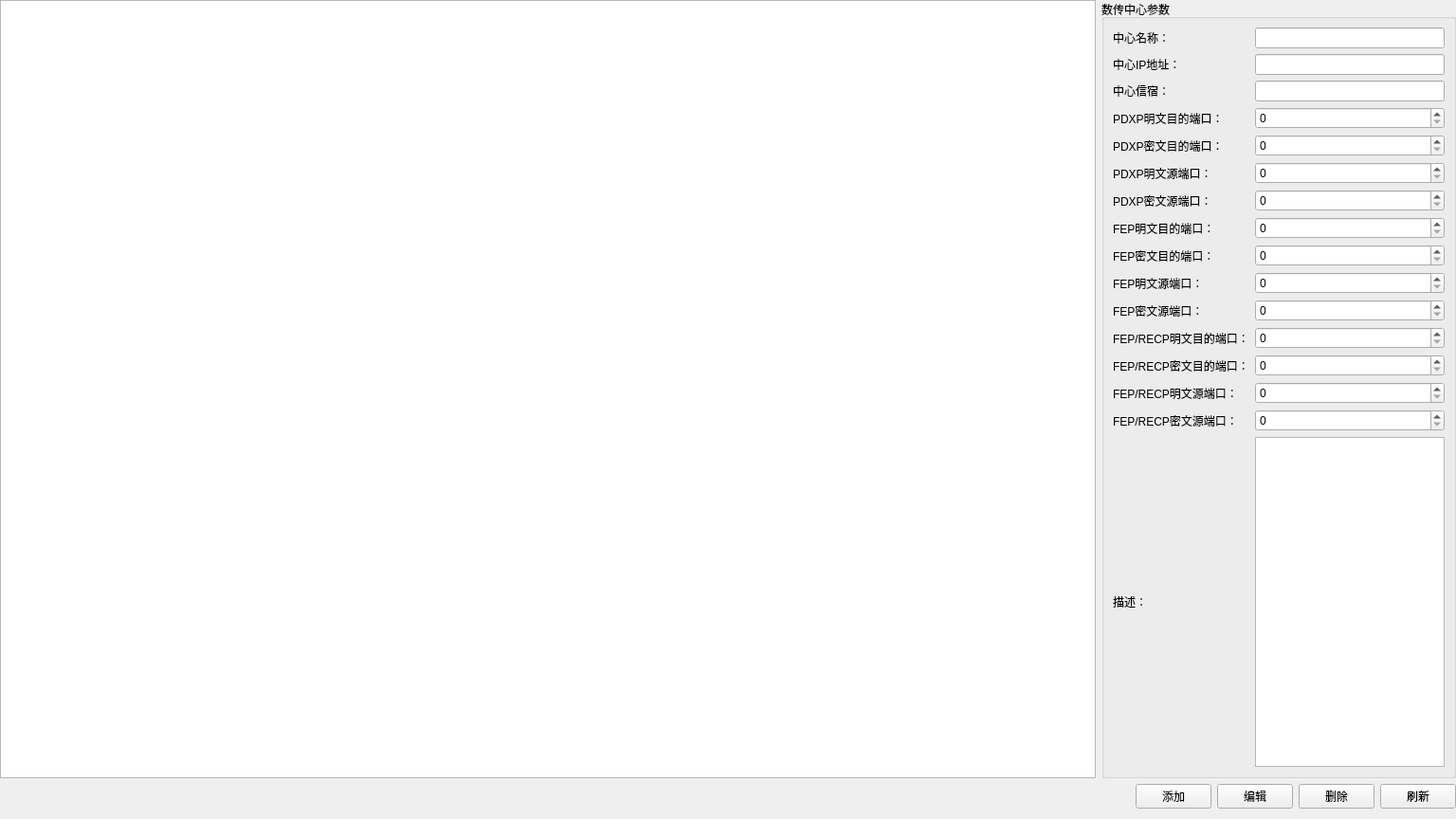
<?xml version="1.0" encoding="UTF-8"?>
<ui version="4.0">
 <class>DataTransmissionCenter</class>
 <widget class="QWidget" name="DataTransmissionCenter">
  <property name="geometry">
   <rect>
    <x>0</x>
    <y>0</y>
    <width>1536</width>
    <height>864</height>
   </rect>
  </property>
  <property name="windowTitle">
   <string>Form</string>
  </property>
  <layout class="QVBoxLayout" name="verticalLayout">
   <property name="leftMargin">
    <number>0</number>
   </property>
   <property name="topMargin">
    <number>0</number>
   </property>
   <property name="rightMargin">
    <number>0</number>
   </property>
   <item>
    <layout class="QHBoxLayout" name="horizontalLayout_2" stretch="1,0">
     <item>
      <widget class="QTableView" name="tableView"/>
     </item>
     <item>
      <widget class="QGroupBox" name="groupBox">
       <property name="title">
        <string>数传中心参数</string>
       </property>
       <layout class="QGridLayout" name="gridLayout">
        <item row="0" column="0">
         <widget class="QLabel" name="label">
          <property name="text">
           <string>中心名称：</string>
          </property>
         </widget>
        </item>
        <item row="1" column="0">
         <widget class="QLabel" name="label_2">
          <property name="text">
           <string>中心IP地址：</string>
          </property>
         </widget>
        </item>
        <item row="2" column="0">
         <widget class="QLabel" name="label_3">
          <property name="text">
           <string>中心信宿：</string>
          </property>
         </widget>
        </item>
        <item row="3" column="0">
         <widget class="QLabel" name="label_4">
          <property name="text">
           <string>PDXP明文目的端口：</string>
          </property>
         </widget>
        </item>
        <item row="4" column="0">
         <widget class="QLabel" name="label_5">
          <property name="text">
           <string>PDXP密文目的端口：</string>
          </property>
         </widget>
        </item>
        <item row="5" column="0">
         <widget class="QLabel" name="label_6">
          <property name="text">
           <string>PDXP明文源端口：</string>
          </property>
         </widget>
        </item>
        <item row="6" column="0">
         <widget class="QLabel" name="label_7">
          <property name="text">
           <string>PDXP密文源端口：</string>
          </property>
         </widget>
        </item>
        <item row="7" column="0">
         <widget class="QLabel" name="label_8">
          <property name="text">
           <string>FEP明文目的端口：</string>
          </property>
         </widget>
        </item>
        <item row="8" column="0">
         <widget class="QLabel" name="label_9">
          <property name="text">
           <string>FEP密文目的端口：</string>
          </property>
         </widget>
        </item>
        <item row="9" column="0">
         <widget class="QLabel" name="label_10">
          <property name="text">
           <string>FEP明文源端口：</string>
          </property>
         </widget>
        </item>
        <item row="10" column="0">
         <widget class="QLabel" name="label_11">
          <property name="text">
           <string>FEP密文源端口：</string>
          </property>
         </widget>
        </item>
        <item row="11" column="0">
         <widget class="QLabel" name="label_12">
          <property name="text">
           <string>FEP/RECP明文目的端口：</string>
          </property>
         </widget>
        </item>
        <item row="12" column="0">
         <widget class="QLabel" name="label_13">
          <property name="text">
           <string>FEP/RECP密文目的端口：</string>
          </property>
         </widget>
        </item>
        <item row="13" column="0">
         <widget class="QLabel" name="label_14">
          <property name="text">
           <string>FEP/RECP明文源端口：</string>
          </property>
         </widget>
        </item>
        <item row="14" column="0">
         <widget class="QLabel" name="label_15">
          <property name="text">
           <string>FEP/RECP密文源端口：</string>
          </property>
         </widget>
        </item>
        <item row="15" column="0">
         <widget class="QLabel" name="label_16">
          <property name="text">
           <string>描述：</string>
          </property>
         </widget>
        </item>
        <item row="0" column="1">
         <widget class="QLineEdit" name="centerName"/>
        </item>
        <item row="6" column="1">
         <widget class="QSpinBox" name="ciphertextSrcPortPDXP"/>
        </item>
        <item row="9" column="1">
         <widget class="QSpinBox" name="plaintextSrcPortFep"/>
        </item>
        <item row="1" column="1">
         <widget class="QLineEdit" name="centerIP"/>
        </item>
        <item row="12" column="1">
         <widget class="QSpinBox" name="ciphertextDestPortFepRECP"/>
        </item>
        <item row="2" column="1">
         <widget class="QLineEdit" name="centerXS"/>
        </item>
        <item row="3" column="1">
         <widget class="QSpinBox" name="plaintextDestPortPDXP"/>
        </item>
        <item row="11" column="1">
         <widget class="QSpinBox" name="plaintextDestPortFepRECP"/>
        </item>
        <item row="4" column="1">
         <widget class="QSpinBox" name="ciphertextDestPortPDXP"/>
        </item>
        <item row="7" column="1">
         <widget class="QSpinBox" name="plaintextDestPortFep"/>
        </item>
        <item row="10" column="1">
         <widget class="QSpinBox" name="ciphertextSrcPortFep"/>
        </item>
        <item row="8" column="1">
         <widget class="QSpinBox" name="ciphertextDestPortFep"/>
        </item>
        <item row="5" column="1">
         <widget class="QSpinBox" name="plaintextSrcPortPDXP"/>
        </item>
        <item row="13" column="1">
         <widget class="QSpinBox" name="plaintextSrcPortFepRECP"/>
        </item>
        <item row="14" column="1">
         <widget class="QSpinBox" name="ciphertextSrcPortFepRECP"/>
        </item>
        <item row="15" column="1">
         <widget class="QTextEdit" name="desc">
          <property name="maximumSize">
           <size>
            <width>200</width>
            <height>16777215</height>
           </size>
          </property>
         </widget>
        </item>
       </layout>
      </widget>
     </item>
    </layout>
   </item>
   <item>
    <layout class="QHBoxLayout" name="horizontalLayout">
     <item>
      <spacer name="horizontalSpacer">
       <property name="orientation">
        <enum>Qt::Horizontal</enum>
       </property>
       <property name="sizeHint" stdset="0">
        <size>
         <width>40</width>
         <height>20</height>
        </size>
       </property>
      </spacer>
     </item>
     <item>
      <widget class="QPushButton" name="addBtn">
       <property name="text">
        <string>添加</string>
       </property>
      </widget>
     </item>
     <item>
      <widget class="QPushButton" name="editBtn">
       <property name="text">
        <string>编辑</string>
       </property>
      </widget>
     </item>
     <item>
      <widget class="QPushButton" name="delBtn">
       <property name="text">
        <string>删除</string>
       </property>
      </widget>
     </item>
     <item>
      <widget class="QPushButton" name="refreshBtn">
       <property name="text">
        <string>刷新</string>
       </property>
      </widget>
     </item>
    </layout>
   </item>
  </layout>
 </widget>
 <resources/>
 <connections/>
</ui>
